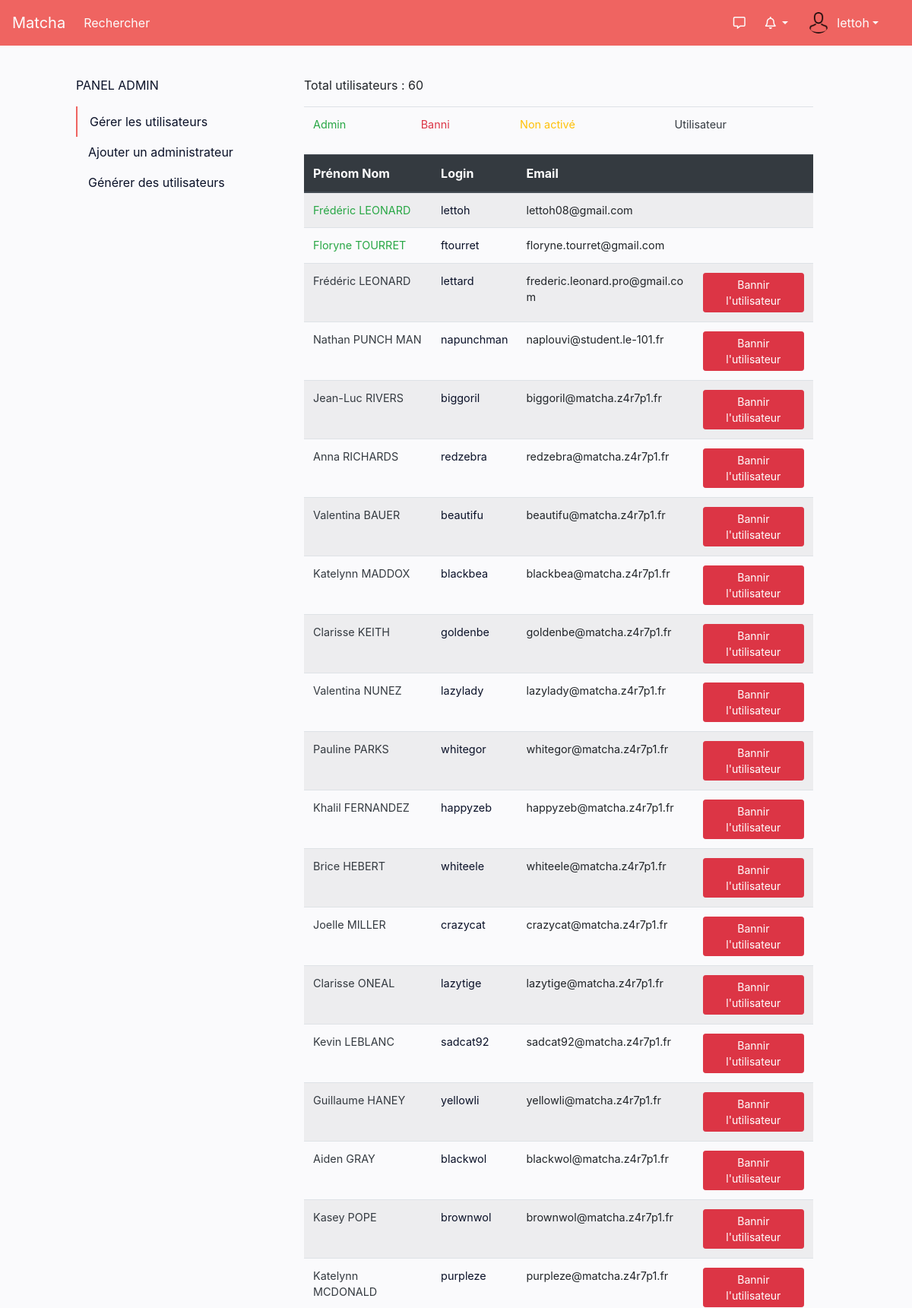
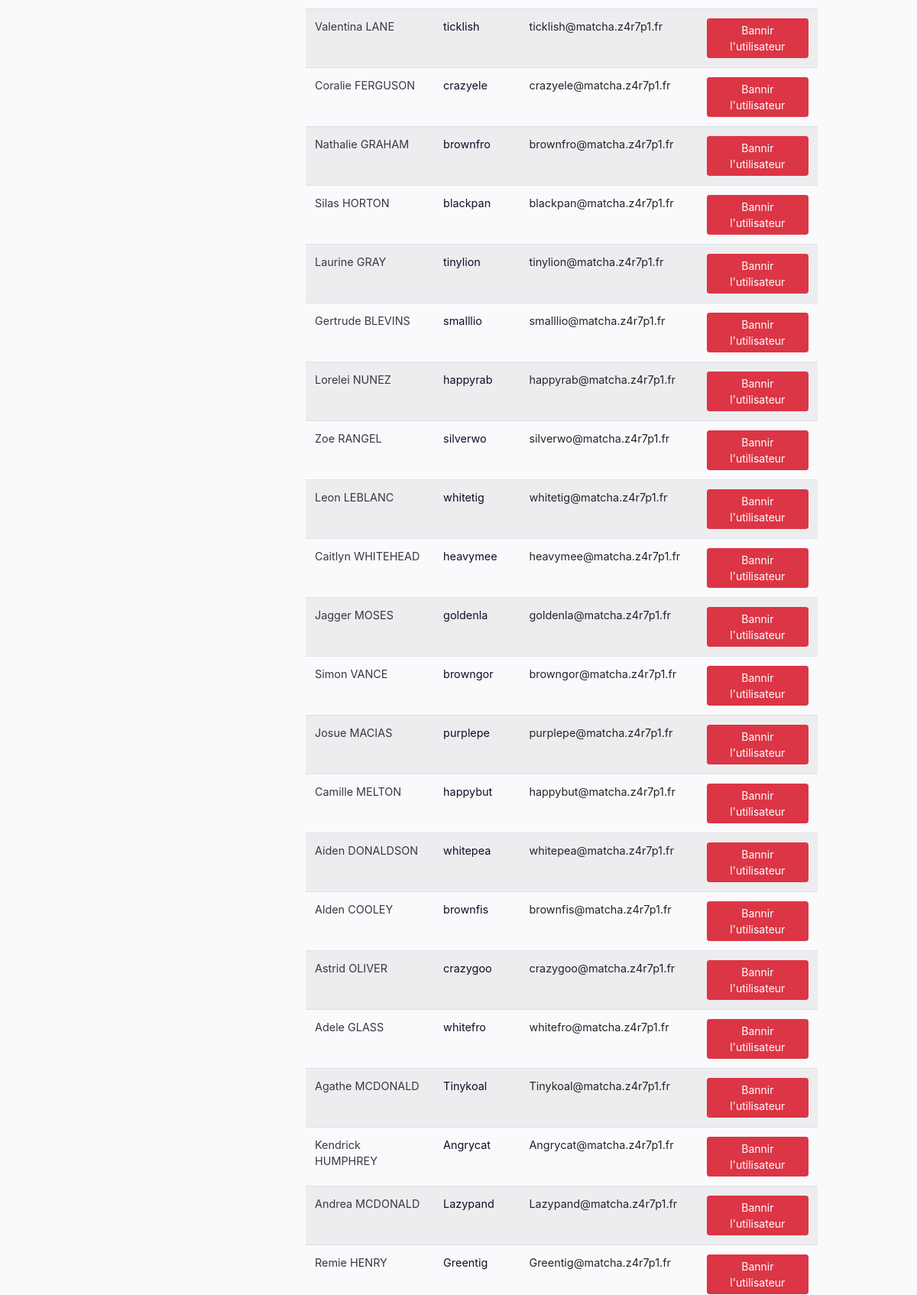
The app's page /index.php/Admin (signed in, upper part) with its own data (2 pictures, top to bottom).
### tables this page shows
CREATE TABLE `users` (
  `user_id` int(11) NOT NULL,
  `firstname` varchar(255) NOT NULL,
  `lastname` varchar(255) NOT NULL,
  `user_birthdate` date DEFAULT NULL,
  `user_gender_id` int(11) NOT NULL DEFAULT '3',
  `user_orientation_id` int(11) NOT NULL DEFAULT '4',
  `login` varchar(255) NOT NULL,
  `email` varchar(255) NOT NULL,
  `biography` varchar(255) DEFAULT NULL,
  `path_profile_picture` varchar(255) DEFAULT NULL,
  `last_connexion` timestamp NOT NULL DEFAULT CURRENT_TIMESTAMP,
  `password` varchar(255) DEFAULT NULL,
  `admin` tinyint(1) NOT NULL DEFAULT '0',
  `notif` tinyint(1) NOT NULL DEFAULT '1',
  `enabled` tinyint(1) NOT NULL DEFAULT '0',
  `longitude` float DEFAULT NULL,
  `latitude` float DEFAULT NULL,
  `address` varchar(255) DEFAULT NULL,
  `city` varchar(255) DEFAULT NULL,
  `country` varchar(255) DEFAULT NULL,
  `popularity` int(1) NOT NULL DEFAULT '0',
  `token` varchar(255) DEFAULT NULL,
  `token_expiration` timestamp NULL DEFAULT NULL
);

### config/controller.php (called while the page is built, shortened)
<?php
class Controller
{
	private $_vars = array();
    function set($data)
    {
        $this->_vars = array_merge($this->_vars, $data);
    }
    function render($filename)
    {
        extract($this->_vars);
        require(ROOT . 'views/' . $filename . '.php');
    }
    function loadView($filename, $data = NULL)
    {
        $this->render($filename);
    }
    function loadModel($name)
    {
        $this->$name = new $name();
	}
}

### controllers/Admin.php (called while the page is built, shortened)
<?php
Class Admin extends Controller{
    public function index(){
        $data = array();
        $this->loadModel('Admin_model');
        $data['users'] = $this->Admin_model->get_users();
        $this->loadView('Base/header_view');
        $this->loadView('Base/navbar_view');
        $this->loadView('Admin/index_view', $data);
        $this->loadView('Base/footer_view');
    }
}
?>

### config/model.php (called while the page is built, shortened)
<?php
require_once ('Database.php');
Class Model{
    public function __construct()
    {
        $database = new Database();
        $this->db = $database->openConnection();
    }
}
?>

### config/database.php (called while the page is built, shortened)
<?php
class Database
{
    private $_serverdb = 'mysql:host=172.20.0.2;dbname=matcha';
    private $_server = 'mysql:host=172.20.0.2';
    private $_user = 'root';
    private $_password = 'root';
    private $options = array(
        PDO::ATTR_ERRMODE => PDO::ERRMODE_EXCEPTION,
        PDO::ATTR_DEFAULT_FETCH_MODE => PDO::FETCH_ASSOC,
        PDO::MYSQL_ATTR_INIT_COMMAND => 'SET NAMES utf8'
    );
    public function openConnection()
    {
        try {
            $this->connexion = new PDO($this->_server, $this->_user, $this->_password, $this->options);
            $req = $this->connexion->prepare("CREATE DATABASE IF NOT EXISTS `matcha`;");
            $req->execute();
        } catch (PDOException $e) {
            echo "There is some problem in connection: " . $e->getMessage();
        }
        try {
            $this->conn = new PDO($this->_serverdb, $this->_user, $this->_password, $this->options);
            return $this->conn;
        } catch (PDOException $e) {
            echo "There is some problem in connection: " . $e->getMessage();
        }
    }
}

### models/Admin_model.php (called while the page is built, shortened)
<?php
Class Admin_model extends Model
{
    public function get_users(){
        $req = $this->db->prepare("SELECT * FROM `users` WHERE 1 ORDER BY `admin` DESC");
        $req->execute();
        return ($req->fetchAll());
    }
}
?>

### views/Admin/index_view.php (the view, shortened to what this page needs)
<div class="gestion_user">
    <div class="row">
        <div class="col-md-3 offset-md-1">
            <aside class="menu">
                <p class="menu-label">
                    Panel admin
                </p>
                <nav class="nav flex-column">
                    <a class="nav-link active" onclick="display_users()" id="display_users">Gérer les utilisateurs</a>
                    <a class="nav-link" onclick="display_admin()" id="display_admin">Ajouter un administrateur</a>
                    <a class="nav-link" onclick="display_create()" id="display_create">Générer des utilisateurs</a>
                </nav>
            </aside>
        </div>
        <div class="col-md-7">
            <p>Total utilisateurs : <?php echo count($users) ?></p>
            <div class="container-users" id="users">
                <table class="table">
                    <td class="text-success">Admin</td>
                    <td class="text-danger">Banni</td>
                    <td class="text-warning">Non activé</td>
                    <td class="text-dark">Utilisateur</td>
                </table>
                <table class="table table-striped table-hover">
                    <thead class="thead-dark">
                        <th scope="col">Prénom Nom</th>
                        <th scope="col">Login</th>
                        <th scope="col">Email</th>
                        <th scope="col"></th>
                    </thead>
                    <tbody>
                        <?php
                        foreach ($users as $user) {
                            if ($user['admin'] == 1)
                                echo '<tr id="tr_' . $user['user_id'] . '">
                                <td id="name_' . $user['user_id'] . '" class="text-success">' . $user['firstname'] . ' ' . $user['lastname'] . '</td>
                                <td><a style="color: #0A1128" href="/index.php/Profile/' . $user['login'] . '">' . $user['login'] . '</a></td>
                                <td class="email">' . $user['email'] . '</td>
                                <td id="button_' . $user['user_id'] . '"></td>
                                </tr>';
                            else if ($user['enabled'] == -1)
                                echo '<tr id="tr_' . $user['user_id'] . '">
                                <td id="name_' . $user['user_id'] . '" class="text-danger">' . $user['firstname'] . ' ' . $user['lastname'] . '</td>
                                <td><a style="color: #0A1128" href="/index.php/Profile/' . $user['login'] . '">' . $user['login'] . '</a></td>
                                <td class="email">' . $user['email'] . '</td>
                                <td id="button_' . $user['user_id'] . '"><button class="btn btn-sm btn-warning" onclick="unban(\'' . $user['user_id'] . '\' , \'' . $user['enabled'] . '\' , \'' . $user['admin'] . '\')">Autoriser l\'utilisateur</button></td>
                                </tr>';
                            else if ($user['enabled'] == 0)
                                echo '<tr id="tr_' . $user['user_id'] . '">
                                <td id="name_' . $user['user_id'] . '" class="text-warning">' . $user['firstname'] . ' ' . $user['lastname'] . '</td>
                                <td><a style="color: #0A1128" href="/index.php/Profile/' . $user['login'] . '">' . $user['login'] . '</a></td>
                                <td class="email">' . $user['email'] . '</td>
                                <td id="button_' . $user['user_id'] . '"><button class="btn btn-sm btn-danger" onclick="ban(\'' . $user['user_id'] . '\' , \'' . $user['enabled'] . '\' , \'' . $user['admin'] . '\')">Bannir l\'utilisateur</button></td>
                                </tr>';
                            else
                                echo '<tr id="tr_' . $user['user_id'] . '">
                                <td id="name_' . $user['user_id'] . '" class="text-dark">' . $user['firstname'] . ' ' . $user['lastname'] . '</td>
                                <td><a style="color: #0A1128" href="/index.php/Profile/' . $user['login'] . '">' . $user['login'] . '</a></td>
                                <td class="email">' . $user['email'] . '</td>
                                <td id="button_' . $user['user_id'] . '"><button class="btn btn-sm btn-danger" onclick="ban(\'' . $user['user_id'] . '\' , \'' . $user['enabled'] . '\' , \'' . $user['admin'] . '\')">Bannir l\'utilisateur</button></td>
                                </tr>';
                        }
                        ?>
                    </tbody>
                </table>
            </div>
        </div>
    </div>
</div>

### index.php (shortened to what this page needs)
<?php
require ROOT . 'Config/model.php';
require ROOT . 'Config/controller.php';
preg_match('/^(.*)$/', $_SERVER["PATH_INFO"], $matches);
$params = array_slice(explode('/', $matches[1]), 1);
$controller = isset($params[0]) && !empty($params[0]) ? $params[0] : 'Accueil';
$method = isset($params[1]) && !empty($params[1]) ? $params[1] : 'index';
if (file_exists('controllers/' . $controller . '.php')) {
    $controller = new $controller();
    if (method_exists($controller, $method)) {
        if (!empty($argv))
            $controller->$method($argv);
        else
            $controller->$method();
    } else {
        include '404.php';
    }
} else {
    include '404.php';
}

### views/Base/header_view.php (shortened to what this page needs)
<!DOCTYPE html>
<html lang="fr">
<head>
    <link rel="stylesheet" href="https://stackpath.bootstrapcdn.com/bootstrap/4.3.1/css/bootstrap.min.css">
    <link rel="stylesheet" href="/assets/css/rcrop.min.css">
    <link rel="stylesheet" href="https://cdn.jsdelivr.net/npm/bootstrap-select@1.13.9/dist/css/bootstrap-select.min.css">
    <link href="https://cdnjs.cloudflare.com/ajax/libs/select2/4.0.7/css/select2.min.css" rel="stylesheet" />
    <link rel="stylesheet" href="/assets/css/master.css">
    <link rel="stylesheet" href="/assets/css/style.css">
    <link rel="stylesheet" href="https://use.fontawesome.com/releases/v5.8.1/css/all.css">
</head>
<body class="has-navbar-fixed-top">

### views/Base/navbar_view.php (shortened to what this page needs)
<nav class="navbar navbar-expand-lg navbar-dark bg-dark">
  <a class="navbar-brand" href="/index.php">Matcha</a>
  <div class="collapse navbar-collapse" id="navbarSupportedContent">
    <ul class="navbar-nav mr-auto">
		  <li class="nav-item">
	        <a class="nav-link" href="/index.php/recherche">Rechercher</a>
	      </li>
    </ul>
    <?php if (isset($_SESSION['user'])){?>
    <ul class="navbar-nav ml-auto notification" id="notif-icon" style="padding-right: 10px!important;">
        <li class="nav-item">
            <a class="nav-link chat" href="/index.php/Chat"><i class="far fa-comment-alt"></i></a>
        </li>
	      <li class="nav-item dropdown" id="notif-content">
	        <a class="nav-link dropdown-toggle" href="#" id="navbarDropdown" role="button" data-toggle="dropdown" aria-haspopup="true" aria-expanded="false">
				    <i class="far fa-bell"></i>
	        </a>
			</li>
    </ul>
    <?php } ?>
	  <ul class="navbar-nav ml-auto" style="margin-left: 0!important; margin-right: 20px;">
    <?php if (isset($_SESSION['user'])){?>
	        <a class="nav-link dropdown-toggle nav-login" href="#" id="navbarDropdown" role="button" data-toggle="dropdown" aria-haspopup="true" aria-expanded="false">
            <?php if (!empty($_SESSION['user']['path_profile_picture'])){?>
                <div style='float:left; background-image: url("/<?php echo $_SESSION['user']['path_profile_picture']?>"); background-size: cover; background-position: 50% 50%; border-radius: 100%; height: 28px; width: 28px; margin-right:10px;'>
            <?php }else{ ?>
                <div style='float:left; background-image: url("/assets/img/avatar.png"); background-size: cover; border-radius: 100%; background-position: 50% 50%; height: 28px; width: 28px; margin-right:10px;'>
            <?php } ?>
            </div>
            <span><?php echo $_SESSION['user']['login'];?></span></a>
    <?php } ?>
    </ul>
  </div>
</nav>

### views/Base/footer_view.php
</body>
</html>

### assets/css/master.css (style rules this page uses)
body { background-color: #FAFAFC; position: relative; padding-bottom: 40px; }
a { text-decoration: none!important; }
td { font-size: .9rem; }
.navbar.navbar-expand-lg.navbar-dark.bg-dark { background-color: #EF6461 !important; }
.navbar-dark .navbar-brand { color: #FCFCFC; }
.nav-login { line-height: 28px; vertical-align: middle; }
.nav-link { cursor: pointer; color: #0A1128 !important; }
.navbar-dark .navbar-nav .nav-link { color: #FCFCFC !important; }
.nav-link.active { border-left: 2px solid #EF6461; }
.chat { margin-right: 10px; }
.menu-label { text-transform: uppercase; color: #0A1128; }
.row { width: 100%; }

### assets/css/style.css (style rules this page uses)
.gestion_user { margin-top: 5vh; }
td.email { word-break: break-all; }

### records on screen
users: firstname "Frédéric", lastname "LEONARD", login "lettoh", email "lettoh08@gmail.com"
users: firstname "Floryne", lastname "TOURRET", login "ftourret", email "floryne.tourret@gmail.com"
users: firstname "Frédéric", lastname "LEONARD", login "lettard", email "frederic.leonard.pro@gmail.com"
users: firstname "Nathan", lastname "PUNCH MAN", login "napunchman", email "naplouvi@student.le-101.fr"
users: firstname "Jean-Luc", lastname "RIVERS", login "biggoril", email "biggoril@matcha.z4r7p1.fr"
users: firstname "Anna", lastname "RICHARDS", login "redzebra", email "redzebra@matcha.z4r7p1.fr"
users: firstname "Valentina", lastname "BAUER", login "beautifu", email "beautifu@matcha.z4r7p1.fr"
users: firstname "Katelynn", lastname "MADDOX", login "blackbea", email "blackbea@matcha.z4r7p1.fr"
users: firstname "Clarisse", lastname "KEITH", login "goldenbe", email "goldenbe@matcha.z4r7p1.fr"
users: firstname "Valentina", lastname "NUNEZ", login "lazylady", email "lazylady@matcha.z4r7p1.fr"
users: firstname "Pauline", lastname "PARKS", login "whitegor", email "whitegor@matcha.z4r7p1.fr"
users: firstname "Khalil", lastname "FERNANDEZ", login "happyzeb", email "happyzeb@matcha.z4r7p1.fr"
users: firstname "Brice", lastname "HEBERT", login "whiteele", email "whiteele@matcha.z4r7p1.fr"
users: firstname "Joelle", lastname "MILLER", login "crazycat", email "crazycat@matcha.z4r7p1.fr"
users: firstname "Clarisse", lastname "ONEAL", login "lazytige", email "lazytige@matcha.z4r7p1.fr"
users: firstname "Kevin", lastname "LEBLANC", login "sadcat92", email "sadcat92@matcha.z4r7p1.fr"
users: firstname "Guillaume", lastname "HANEY", login "yellowli", email "yellowli@matcha.z4r7p1.fr"
users: firstname "Aiden", lastname "GRAY", login "blackwol", email "blackwol@matcha.z4r7p1.fr"
users: firstname "Kasey", lastname "POPE", login "brownwol", email "brownwol@matcha.z4r7p1.fr"
users: firstname "Katelynn", lastname "MCDONALD", login "purpleze", email "purpleze@matcha.z4r7p1.fr"
users: firstname "Valentina", lastname "LANE", login "ticklish", email "ticklish@matcha.z4r7p1.fr"
users: firstname "Coralie", lastname "FERGUSON", login "crazyele", email "crazyele@matcha.z4r7p1.fr"
users: firstname "Nathalie", lastname "GRAHAM", login "brownfro", email "brownfro@matcha.z4r7p1.fr"
users: firstname "Silas", lastname "HORTON", login "blackpan", email "blackpan@matcha.z4r7p1.fr"
users: firstname "Laurine", lastname "GRAY", login "tinylion", email "tinylion@matcha.z4r7p1.fr"
users: firstname "Gertrude", lastname "BLEVINS", login "smalllio", email "smalllio@matcha.z4r7p1.fr"
users: firstname "Lorelei", lastname "NUNEZ", login "happyrab", email "happyrab@matcha.z4r7p1.fr"
users: firstname "Zoe", lastname "RANGEL", login "silverwo", email "silverwo@matcha.z4r7p1.fr"
users: firstname "Leon", lastname "LEBLANC", login "whitetig", email "whitetig@matcha.z4r7p1.fr"
users: firstname "Caitlyn", lastname "WHITEHEAD", login "heavymee", email "heavymee@matcha.z4r7p1.fr"
users: firstname "Jagger", lastname "MOSES", login "goldenla", email "goldenla@matcha.z4r7p1.fr"
users: firstname "Simon", lastname "VANCE", login "browngor", email "browngor@matcha.z4r7p1.fr"
users: firstname "Josue", lastname "MACIAS", login "purplepe", email "purplepe@matcha.z4r7p1.fr"
users: firstname "Camille", lastname "MELTON", login "happybut", email "happybut@matcha.z4r7p1.fr"
users: firstname "Aiden", lastname "DONALDSON", login "whitepea", email "whitepea@matcha.z4r7p1.fr"
users: firstname "Alden", lastname "COOLEY", login "brownfis", email "brownfis@matcha.z4r7p1.fr"
users: firstname "Astrid", lastname "OLIVER", login "crazygoo", email "crazygoo@matcha.z4r7p1.fr"
users: firstname "Adele", lastname "GLASS", login "whitefro", email "whitefro@matcha.z4r7p1.fr"
users: firstname "Agathe", lastname "MCDONALD", login "Tinykoal", email "Tinykoal@matcha.z4r7p1.fr"
users: firstname "Kendrick", lastname "HUMPHREY", login "Angrycat", email "Angrycat@matcha.z4r7p1.fr"
users: firstname "Andrea", lastname "MCDONALD", login "Lazypand", email "Lazypand@matcha.z4r7p1.fr"
users: firstname "Remie", lastname "HENRY", login "Greentig", email "Greentig@matcha.z4r7p1.fr"

### other values on screen
$_SESSION['user']['login'] "lettoh"
count($users) "60"
